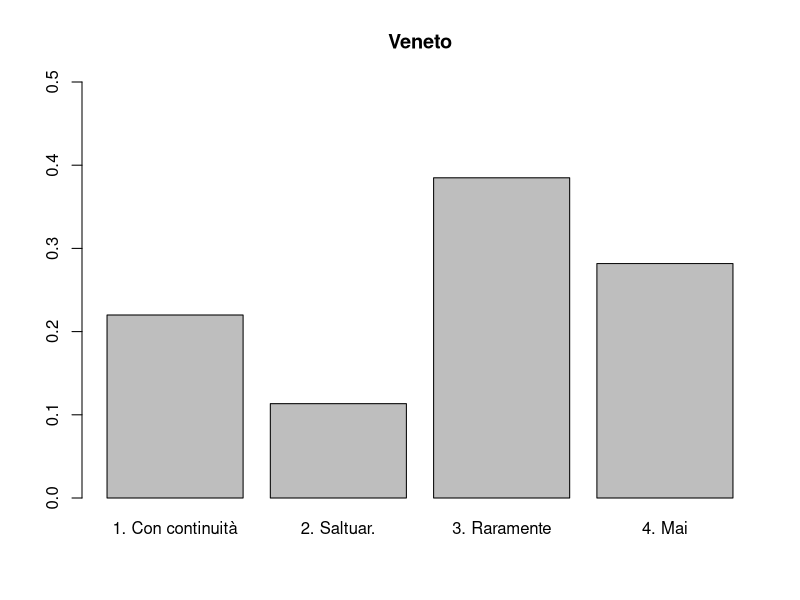
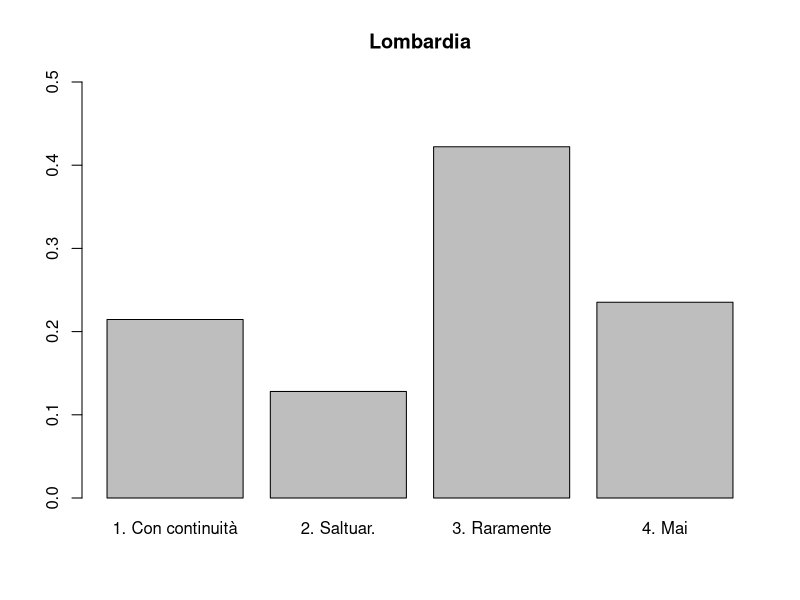
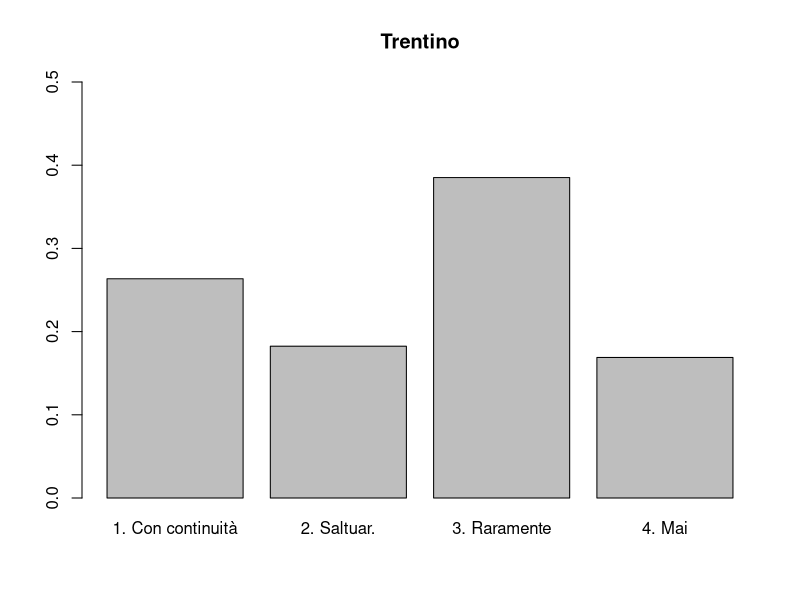

These figures' R source, in order:
## ---- chunk 1
knitr::opts_chunk$set(echo = F, eval= T, message=F, warning=F, error=F, comment=NA, cache=F, include=T, R.options=list(width=100), 
                      dpi = 200, fig.align = "center")
## ---- chunk 2
veneto = c(rep("1. Con continuità",64), rep("2. Saltuar.",33), rep("3. Raramente",112), rep("4. Mai",82))
lombardia = c(rep("1. Con continuità",62), rep("2. Saltuar.",37), rep("3. Raramente",122), rep("4. Mai",68))
trentino = c(rep("1. Con continuità",78), rep("2. Saltuar.",54), rep("3. Raramente",114), rep("4. Mai",50))

barplot(table(veneto)/291, main = "Veneto", ylim = c(0,0.5))
barplot(table(lombardia)/289, main = "Lombardia", ylim = c(0,0.5))
barplot(table(trentino)/296, main = "Trentino", ylim = c(0,0.5))
